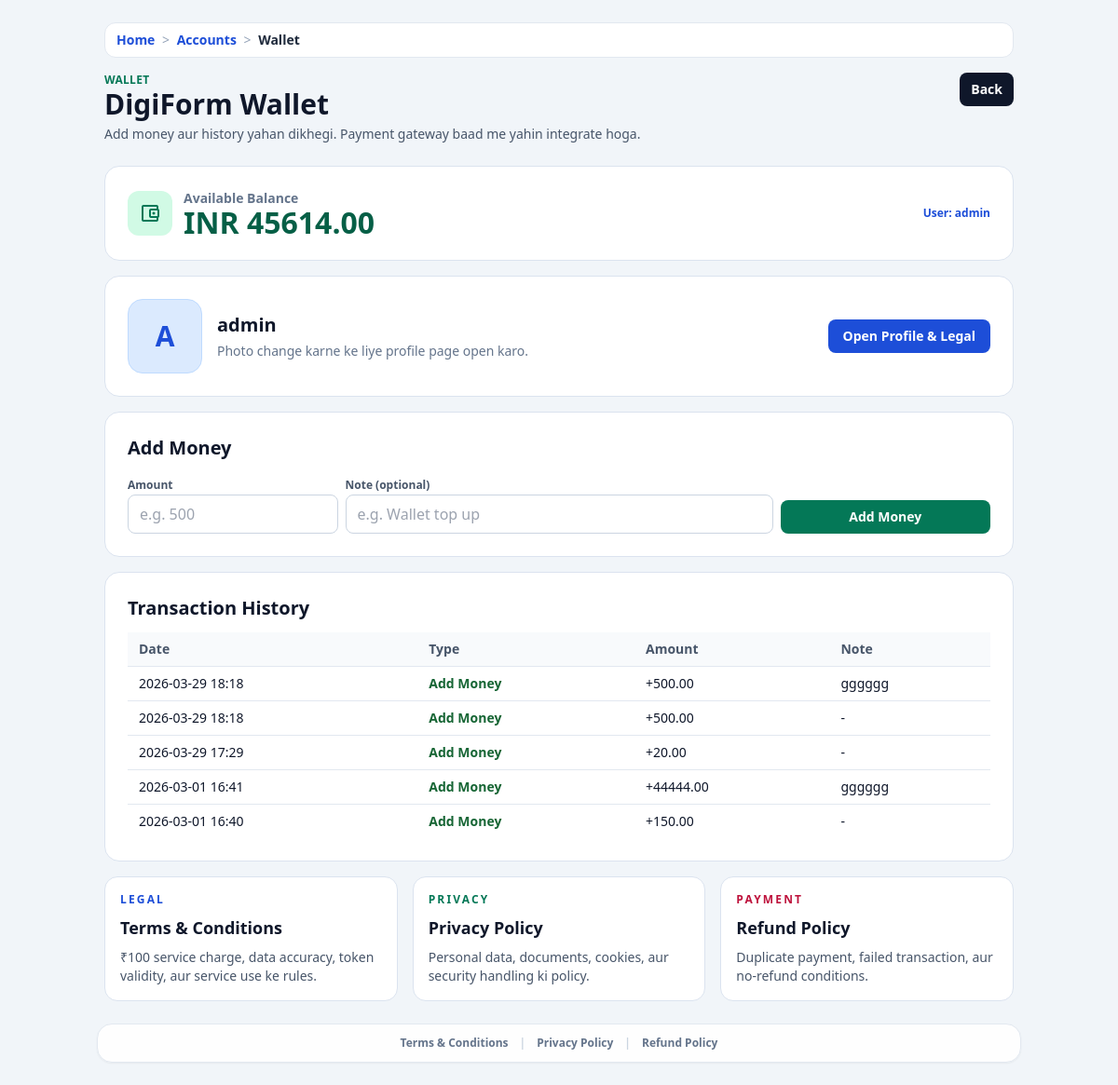
The page /accounts/wallet/ (signed in) on the database its author committed.
### accounts/models.py (models this page shows, shortened)
class UserProfile(models.Model):
    user          = models.OneToOneField(User, on_delete=models.CASCADE, related_name='profile')
    full_name     = models.CharField(max_length=150, blank=True)
    father_name   = models.CharField(max_length=150, blank=True)
    mother_name   = models.CharField(max_length=150, blank=True)
    dob           = models.DateField(null=True, blank=True)
    GENDER_CHOICES = [('M','Male'),('F','Female'),('O','Other')]
    gender        = models.CharField(max_length=1, choices=GENDER_CHOICES, blank=True)
    CATEGORY_CHOICES = [('General','General'),('OBC','OBC'),('SC','SC'),('ST','ST')]
    category      = models.CharField(max_length=20, choices=CATEGORY_CHOICES, blank=True)
    mobile        = models.CharField(max_length=15, blank=True)
    email         = models.EmailField(blank=True)
    present_state = models.CharField(max_length=100, blank=True)
    present_district = models.CharField(max_length=100, blank=True)
    present_city = models.CharField(max_length=100, blank=True)
    present_pincode = models.CharField(max_length=10, blank=True)
    present_address = models.TextField(blank=True)
    permanent_same_as_present = models.BooleanField(default=False)
    permanent_state = models.CharField(max_length=100, blank=True)
    permanent_district = models.CharField(max_length=100, blank=True)
    permanent_pincode = models.CharField(max_length=10, blank=True)
    permanent_full_address = models.TextField(blank=True)
    permanent_address = models.TextField(blank=True)
    district      = models.CharField(max_length=100, blank=True)
    state         = models.CharField(max_length=100, default='Chhattisgarh', blank=True)
    pincode       = models.CharField(max_length=10, blank=True)
    aadhar        = models.CharField(max_length=20, blank=True)
    samagra_id    = models.CharField(max_length=20, blank=True)
    caste_cert_no = models.CharField(max_length=50, blank=True)
    income_cert_no= models.CharField(max_length=50, blank=True)
    tenth_board   = models.CharField(max_length=100, blank=True)
    tenth_roll_number = models.CharField(max_length=50, blank=True)
    tenth_percentage = models.CharField(max_length=20, blank=True)
    tenth_result  = models.CharField(max_length=50, blank=True)
    twelfth_board = models.CharField(max_length=100, blank=True)
    twelfth_roll_number = models.CharField(max_length=50, blank=True)
    twelfth_percentage = models.CharField(max_length=20, blank=True)
    twelfth_result= models.CharField(max_length=50, blank=True)
    graduation    = models.CharField(max_length=100, blank=True)
    university    = models.CharField(max_length=150, blank=True)
    tenth_subjects = models.TextField(blank=True)
    twelfth_subjects = models.TextField(blank=True)
    graduation_subjects = models.TextField(blank=True)
    previous_course_name = models.CharField(max_length=150, blank=True)
    previous_subjects = models.TextField(blank=True)
    current_course_name = models.CharField(max_length=150, blank=True)
    current_year = models.CharField(max_length=100, blank=True)
    current_semester = models.CharField(max_length=100, blank=True)
    current_subjects = models.TextField(blank=True)
    college_name = models.CharField(max_length=200, blank=True)
    university_name = models.CharField(max_length=200, blank=True)
    course = models.CharField(max_length=150, blank=True)
    year_semester = models.CharField(max_length=100, blank=True)
    enrollment_number = models.CharField(max_length=100, blank=True)
    account_holder_name = models.CharField(max_length=150, blank=True)
    bank_name = models.CharField(max_length=150, blank=True)
    account_number = models.CharField(max_length=50, blank=True)
    ifsc_code = models.CharField(max_length=20, blank=True)
    branch_name = models.CharField(max_length=150, blank=True)
    aadhaar_linked = models.CharField(max_length=3, blank=True, choices=[('yes', 'Yes'), ('no', 'No')])
    personal_extra_rows = models.JSONField(default=list, blank=True)
    address_extra_rows = models.JSONField(default=list, blank=True)
    academic_extra_rows = models.JSONField(default=list, blank=True)
    college_extra_rows = models.JSONField(default=list, blank=True)
    bank_extra_rows = models.JSONField(default=list, blank=True)
    subject_extra_rows = models.JSONField(default=list, blank=True)
    avatar        = models.ImageField(upload_to='profile_avatars/', null=True, blank=True)
    photo         = models.ImageField(upload_to='profile_photos/', null=True, blank=True)
    signature     = models.ImageField(upload_to='profile_signatures/', null=True, blank=True)
    photo_url     = models.URLField(max_length=800, blank=True)
    signature_url = models.URLField(max_length=800, blank=True)
    chat_enabled  = models.BooleanField(default=False)
    master_data_last_saved_at = models.DateTimeField(null=True, blank=True)
    master_data_unmask_until = models.DateTimeField(null=True, blank=True)
    master_data_unmask_date = models.DateField(null=True, blank=True)
    master_data_unmask_count = models.PositiveSmallIntegerField(default=0)
    apply_autofill_locked_until = models.DateTimeField(null=True, blank=True)
    apply_profile_view_date = models.DateField(null=True, blank=True)
    apply_profile_view_count = models.PositiveSmallIntegerField(default=0)
    apply_profile_unmask_until = models.DateTimeField(null=True, blank=True)
    apply_profile_unmask_date = models.DateField(null=True, blank=True)
    apply_profile_unmask_count = models.PositiveSmallIntegerField(default=0)
    apply_draft_data = models.JSONField(default=dict, blank=True)

class WalletTransaction(models.Model):
    TYPE_ADD = "add"
    TYPE_SPEND = "spend"
    TYPE_CHOICES = [
        (TYPE_ADD, "Add Money"),
        (TYPE_SPEND, "Spend"),
    ]
    profile = models.ForeignKey(UserProfile, on_delete=models.CASCADE, related_name="wallet_transactions")
    tx_type = models.CharField(max_length=10, choices=TYPE_CHOICES, default=TYPE_ADD)
    amount = models.DecimalField(max_digits=10, decimal_places=2)
    note = models.CharField(max_length=200, blank=True)
    created_at = models.DateTimeField(auto_now_add=True)
    class Meta:
        ordering = ["-created_at", "-id"]
    @staticmethod
    def balance_for_profile(profile):
        agg = profile.wallet_transactions.aggregate(
            add_total=Sum("amount", filter=models.Q(tx_type=WalletTransaction.TYPE_ADD)),
            spend_total=Sum("amount", filter=models.Q(tx_type=WalletTransaction.TYPE_SPEND)),
        )
        add_total = agg.get("add_total") or 0
        spend_total = agg.get("spend_total") or 0
        return add_total - spend_total

### accounts/views.py (the view, shortened to what this page needs)
# urls.py: path('wallet/', views.wallet_view, name='wallet'),
@login_required
def wallet_view(request):
    profile, _ = UserProfile.objects.get_or_create(user=request.user)
    history = profile.wallet_transactions.all()
    balance = WalletTransaction.balance_for_profile(profile)
    return render(
        request,
        "accounts/wallet.html",
        {
            "profile": profile,
            "history": history,
            "balance": balance,
        },
    )

### core/context_processors.py (called while the page is built)
def _humanize_slug(text):
    value = str(text or "").strip().replace("-", " ").replace("_", " ")
    if value.isdigit():
        return f"#{value}"
    return value.title() if value else "Page"

def breadcrumbs(request):
    path = (getattr(request, "path", "") or "/").split("?", 1)[0]
    if not path.startswith("/"):
        path = f"/{path}"
    crumbs = [{"label": "Home", "url": "/"}]
    if path == "/":
        return {"breadcrumbs": crumbs}
    running = ""
    for part in [p for p in path.strip("/").split("/") if p]:
        running += f"/{part}"
        url = f"{running}/"
        label = _humanize_slug(part)
        try:
            match = resolve(url)
            label = NAME_LABELS.get(match.url_name, label)
        except Resolver404:
            pass
        crumbs.append({"label": label, "url": url})
    deduped = [crumbs[0]]
    for item in crumbs[1:]:
        if item["label"] == deduped[-1]["label"] and item["url"] == deduped[-1]["url"]:
            continue
        deduped.append(item)
    return {"breadcrumbs": deduped}

### accounts/templates/accounts/wallet.html (shortened to what this page needs)
{% extends 'base.html' %}
{% block body_class %}min-h-screen bg-slate-100 text-slate-900{% endblock %}
{% block page_container_class %}max-w-5xl mx-auto p-4 md:p-6{% endblock %}
{% block header_left %}
<p class="text-xs font-semibold uppercase tracking-wide text-emerald-700">Wallet</p>
<h1 class="text-2xl md:text-3xl font-black">DigiForm Wallet</h1>
<p class="text-sm text-slate-600 mt-1">Add money aur history yahan dikhegi. Payment gateway baad me yahin integrate hoga.</p>
{% endblock %}
{% block header_right %}
<a href="{% url 'master_data_option' %}" class="rounded-lg px-3 py-2 text-sm font-semibold text-white bg-slate-900 hover:bg-black">Back</a>
{% endblock %}
{% block content %}
<section class="wallet-card p-6">
  <div class="flex items-center justify-between gap-3">
    <div class="flex items-center gap-3">
      <div class="h-12 w-12 rounded-xl bg-emerald-100 text-emerald-700 grid place-items-center">
        <span class="material-symbols-outlined">account_balance_wallet</span>
      </div>
      <div>
        <div class="text-sm text-slate-500 font-semibold">Available Balance</div>
        <div class="amount-big">INR {{ balance|floatformat:2 }}</div>
      </div>
    </div>
    <a href="{% url 'account_profile_card' %}" class="text-xs text-blue-700 font-bold hover:underline">User: {{ request.user.username }}</a>
  </div>
</section>
<section class="wallet-card p-6 mt-4">
  <div class="flex flex-col md:flex-row gap-4 md:items-center">
    {% if profile.avatar %}
      <img src="{{ profile.avatar.url }}" alt="{{ profile.full_name|default:request.user.username }}" class="h-20 w-20 rounded-2xl object-cover border border-slate-200">
    {% else %}
      <div class="h-20 w-20 rounded-2xl bg-blue-100 text-blue-700 grid place-items-center text-3xl font-black border border-blue-200">{{ request.user.username|first|upper }}</div>
    {% endif %}
    <div class="flex-1">
      <div class="text-xl font-black">{{ profile.full_name|default:request.user.username }}</div>
      <div class="text-sm text-slate-500 mt-1">Photo change karne ke liye profile page open karo.</div>
    </div>
    <a href="{% url 'account_profile_card' %}" class="rounded-lg bg-blue-700 px-4 py-2 text-sm font-bold text-white hover:bg-blue-800">Open Profile & Legal</a>
  </div>
</section>
<section class="wallet-card p-6 mt-4">
  <h2 class="text-xl font-black">Add Money</h2>
  <form method="post" class="mt-3 grid grid-cols-1 md:grid-cols-4 gap-2 items-end">
    <div>
      <label class="text-xs font-bold text-slate-600">Amount</label>
      <input type="number" name="amount" step="0.01" min="1" class="w-full rounded-lg border border-slate-300 px-3 py-2" placeholder="e.g. 500" required>
    </div>
    <div class="md:col-span-2">
      <label class="text-xs font-bold text-slate-600">Note (optional)</label>
      <input type="text" name="note" class="w-full rounded-lg border border-slate-300 px-3 py-2" placeholder="e.g. Wallet top up">
    </div>
    <div>
      <button type="submit" class="w-full rounded-lg bg-emerald-700 px-4 py-2 text-sm font-bold text-white hover:bg-emerald-800">Add Money</button>
    </div>
  </form>
</section>
<section class="wallet-card p-6 mt-4">
  <h2 class="text-xl font-black">Transaction History</h2>
  <div class="mt-3 overflow-x-auto">
    <table class="w-full text-sm">
      <thead class="bg-slate-50 text-slate-600">
        <tr>
          <th class="text-left px-3 py-2">Date</th>
          <th class="text-left px-3 py-2">Type</th>
          <th class="text-left px-3 py-2">Amount</th>
          <th class="text-left px-3 py-2">Note</th>
        </tr>
      </thead>
      <tbody>
        {% for tx in history %}
        <tr class="border-t border-slate-200">
          <td class="px-3 py-2">{{ tx.created_at|date:'Y-m-d H:i' }}</td>
          <td class="px-3 py-2">
            <span class="{% if tx.tx_type == 'add' %}tx-add{% else %}tx-spend{% endif %}">
              {{ tx.get_tx_type_display }}
            </span>
          </td>
          <td class="px-3 py-2">{% if tx.tx_type == 'add' %}+{% else %}-{% endif %}{{ tx.amount|floatformat:2 }}</td>
          <td class="px-3 py-2">{{ tx.note|default:"-" }}</td>
        </tr>
        {% empty %}
        <tr><td colspan="4" class="px-3 py-3 text-slate-500">No transactions yet.</td></tr>
        {% endfor %}
      </tbody>
    </table>
  </div>
</section>
<section class="mt-4 grid grid-cols-1 md:grid-cols-3 gap-4">
  <a href="{% url 'terms_conditions' %}" class="policy-link">
    <div class="text-xs font-black uppercase tracking-[0.18em] text-blue-700">Legal</div>
    <div class="mt-2 text-lg font-black">Terms & Conditions</div>
    <p class="mt-2 text-sm text-slate-600">₹100 service charge, data accuracy, token validity, aur service use ke rules.</p>
  </a>
  <a href="{% url 'privacy_policy' %}" class="policy-link">
    <div class="text-xs font-black uppercase tracking-[0.18em] text-emerald-700">Privacy</div>
    <div class="mt-2 text-lg font-black">Privacy Policy</div>
    <p class="mt-2 text-sm text-slate-600">Personal data, documents, cookies, aur security handling ki policy.</p>
  </a>
  <a href="{% url 'refund_policy' %}" class="policy-link">
    <div class="text-xs font-black uppercase tracking-[0.18em] text-rose-700">Payment</div>
    <div class="mt-2 text-lg font-black">Refund Policy</div>
    <p class="mt-2 text-sm text-slate-600">Duplicate payment, failed transaction, aur no-refund conditions.</p>
  </a>
</section>
{% endblock %}

### templates/base.html (style rules this page uses)
html, body { height: 100%; }
body { min-height: 100dvh; }

### accounts/templates/accounts/wallet.html (style rules this page uses)
.wallet-card { background:#fff; border:1px solid #dbe3ef; border-radius:16px; }
.amount-big { font-weight:900; font-size:2rem; line-height:1; color:#065f46; }
.tx-add { color:#166534; font-weight:800; }
.policy-link { display:block; border:1px solid #dbe3ef; border-radius:14px; padding:16px; background:#fff; text-decoration:none; color:inherit; }

### rows shown on the page
UserProfile: full_name "admin"
WalletTransaction: created_at "2026-03-29 18:18", tx_type "Add Money", amount "500.00", note "gggggg"
WalletTransaction: created_at "2026-03-29 18:18", tx_type "Add Money", amount "500.00", note "-"
WalletTransaction: created_at "2026-03-29 17:29", tx_type "Add Money", amount "20.00", note "-"
WalletTransaction: created_at "2026-03-01 16:41", tx_type "Add Money", amount "44444.00", note "gggggg"
WalletTransaction: created_at "2026-03-01 16:40", tx_type "Add Money", amount "150.00", note "-"

### other values the page prints
{{ crumb.label }} "Home" "Accounts"
{{ crumb.label }} "Wallet"
{{ balance|floatformat:2 }} "45614.00"
{{ request.user.username }} "admin"
{{ request.user.username|first|upper }} "A"
